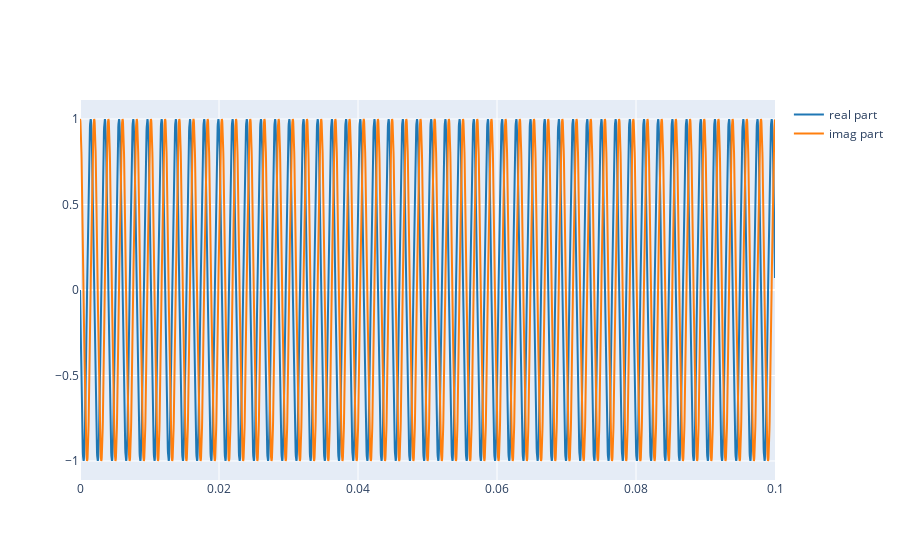

Write notebook code for a chart like this one.
### Markdown cell above
Now we can plot the real and imaginary part of this signal:

### Code cell
plot_signals([np.real(x), np.imag(x)], fs, name=['real part', 'imag part'])

### Figure 1 — Plotly figure (JSON) as saved in the notebook; plotly's stock layout.template omitted (floating-point values rounded to 4 significant figures; data arrays with more than 128 entries replaced by an {"elided": "..."} marker saying what was removed)
{"data": [{"line": {"color": "#1f77b4", "shape": "linear"}, "mode": "lines", "name": "real part", "type": "scatter", "x": {"elided": "4410 float values"}, "y": {"elided": "4410 float values"}}, {"line": {"color": "#ff7f0e", "shape": "linear"}, "mode": "lines", "name": "imag part", "type": "scatter", "x": {"elided": "4410 float values"}, "y": {"elided": "4410 float values"}}], "layout": {}}
